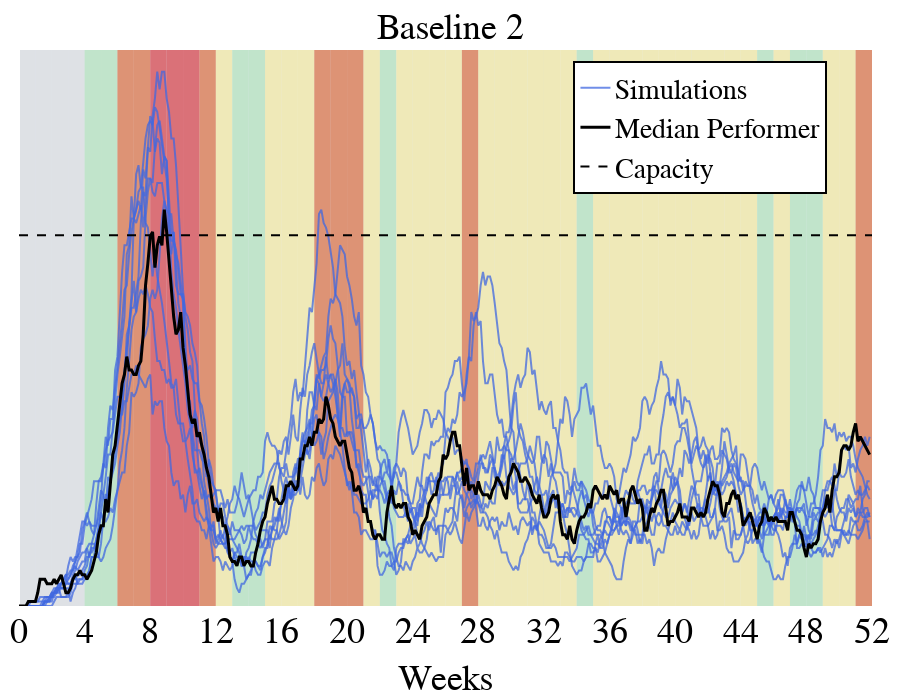

Source (notebook cell):
### Code cell
ord_res, ord_act, ord_cost = list(zip(*sorted(zip(results, np.array(sims)[:,1], sims_costs), key=lambda x: x[1])))
make_beds_graph(ord_res, ord_act, 7, f'../../data/MCTS_Results/plots/{name}', make_df=False)

### Figure 1 — Plotly figure (JSON) as saved in the notebook; plotly's stock layout.template omitted (floating-point values rounded to 4 significant figures; data arrays with more than 128 entries replaced by an {"elided": "..."} marker saying what was removed)
{"data": [{"line": {"color": "rgb(0.25, 0.41, 0.88)", "width": 2}, "name": "Simulations", "opacity": 0.75, "type": "scatter", "x": {"elided": "365 int values"}, "y": {"elided": "364 float values"}}, {"line": {"color": "rgb(0.25, 0.41, 0.88)", "width": 2}, "opacity": 0.75, "showlegend": false, "type": "scatter", "x": {"elided": "365 int values"}, "y": {"elided": "364 float values"}}, {"line": {"color": "rgb(0.25, 0.41, 0.88)", "width": 2}, "opacity": 0.75, "showlegend": false, "type": "scatter", "x": {"elided": "365 int values"}, "y": {"elided": "364 float values"}}, {"line": {"color": "rgb(0.25, 0.41, 0.88)", "width": 2}, "opacity": 0.75, "showlegend": false, "type": "scatter", "x": {"elided": "365 int values"}, "y": {"elided": "364 float values"}}, {"line": {"color": "rgb(0.25, 0.41, 0.88)", "width": 2}, "opacity": 0.75, "showlegend": false, "type": "scatter", "x": {"elided": "365 int values"}, "y": {"elided": "364 float values"}}, {"line": {"color": "rgb(0.25, 0.41, 0.88)", "width": 2}, "opacity": 0.75, "showlegend": false, "type": "scatter", "x": {"elided": "365 int values"}, "y": {"elided": "364 float values"}}, {"line": {"color": "rgb(0.25, 0.41, 0.88)", "width": 2}, "opacity": 0.75, "showlegend": false, "type": "scatter", "x": {"elided": "365 int values"}, "y": {"elided": "364 float values"}}, {"line": {"color": "rgb(0.25, 0.41, 0.88)", "width": 2}, "opacity": 0.75, "showlegend": false, "type": "scatter", "x": {"elided": "365 int values"}, "y": {"elided": "364 float values"}}, {"line": {"color": "rgb(0.25, 0.41, 0.88)", "width": 2}, "opacity": 0.75, "showlegend": false, "type": "scatter", "x": {"elided": "365 int values"}, "y": {"elided": "364 float values"}}, {"line": {"color": "black", "width": 3}, "name": "Median Performer", "type": "scatter", "x": {"elided": "365 int values"}, "y": {"elided": "364 float values"}}, {"line": {"color": "black", "dash": "dash", "width": 2}, "name": "Capacity", "type": "scatter", "x": {"elided": "365 int values"}, "y": {"elided": "365 float values"}}], "layout": {"autosize": false, "font": {"color": "black", "family": "sans-serif"}, "height": 700, "hovermode": "x", "legend": {"bgcolor": "white", "bordercolor": "Black", "borderwidth": 2, "font": {"color": "black", "family": "sans-serif", "size": 28}, "traceorder": "normal", "x": 0.65, "y": 0.98}, "margin": {"b": 50, "l": 10, "pad": 0, "r": 10, "t": 50}, "shapes": [{"fillcolor": "rgb(0.86, 0.86, 0.86)", "layer": "below", "line": {"width": 0}, "opacity": 0.6, "type": "rect", "x0": 0, "x1": 7, "xref": "x", "y0": 0, "y1": 1, "yref": "paper"}, {"fillcolor": "rgb(0.86, 0.86, 0.86)", "layer": "below", "line": {"width": 0}, "opacity": 0.6, "type": "rect", "x0": 7, "x1": 14, "xref": "x", "y0": 0, "y1": 1, "yref": "paper"}, {"fillcolor": "rgb(0.86, 0.86, 0.86)", "layer": "below", "line": {"width": 0}, "opacity": 0.6, "type": "rect", "x0": 14, "x1": 21, "xref": "x", "y0": 0, "y1": 1, "yref": "paper"}, {"fillcolor": "rgb(0.86, 0.86, 0.86)", "layer": "below", "line": {"width": 0}, "opacity": 0.6, "type": "rect", "x0": 21, "x1": 28, "xref": "x", "y0": 0, "y1": 1, "yref": "paper"}, {"fillcolor": "rgb(0.67, 0.88, 0.69)", "layer": "below", "line": {"width": 0}, "opacity": 0.6, "type": "rect", "x0": 28, "x1": 35, "xref": "x", "y0": 0, "y1": 1, "yref": "paper"}, {"fillcolor": "rgb(0.67, 0.88, 0.69)", "layer": "below", "line": {"width": 0}, "opacity": 0.6, "type": "rect", "x0": 35, "x1": 42, "xref": "x", "y0": 0, "y1": 1, "yref": "paper"}, {"fillcolor": "rgb(0.85, 0.35, 0.13)", "layer": "below", "line": {"width": 0}, "opacity": 0.6, "type": "rect", "x0": 42, "x1": 49, "xref": "x", "y0": 0, "y1": 1, "yref": "paper"}, {"fillcolor": "rgb(0.85, 0.35, 0.13)", "layer": "below", "line": {"width": 0}, "opacity": 0.6, "type": "rect", "x0": 49, "x1": 56, "xref": "x", "y0": 0, "y1": 1, "yref": "paper"}, {"fillcolor": "rgb(0.83, 0.13, 0.15)", "layer": "below", "line": {"width": 0}, "opacity": 0.6, "type": "rect", "x0": 56, "x1": 63, "xref": "x", "y0": 0, "y1": 1, "yref": "paper"}, {"fillcolor": "rgb(0.83, 0.13, 0.15)", "layer": "below", "line": {"width": 0}, "opacity": 0.6, "type": "rect", "x0": 63, "x1": 70, "xref": "x", "y0": 0, "y1": 1, "yref": "paper"}, {"fillcolor": "rgb(0.83, 0.13, 0.15)", "layer": "below", "line": {"width": 0}, "opacity": 0.6, "type": "rect", "x0": 70, "x1": 77, "xref": "x", "y0": 0, "y1": 1, "yref": "paper"}, {"fillcolor": "rgb(0.85, 0.35, 0.13)", "layer": "below", "line": {"width": 0}, "opacity": 0.6, "type": "rect", "x0": 77, "x1": 84, "xref": "x", "y0": 0, "y1": 1, "yref": "paper"}, {"fillcolor": "rgb(0.97, 0.91, 0.56)", "layer": "below", "line": {"width": 0}, "opacity": 0.6, "type": "rect", "x0": 84, "x1": 91, "xref": "x", "y0": 0, "y1": 1, "yref": "paper"}, {"fillcolor": "rgb(0.67, 0.88, 0.69)", "layer": "below", "line": {"width": 0}, "opacity": 0.6, "type": "rect", "x0": 91, "x1": 98, "xref": "x", "y0": 0, "y1": 1, "yref": "paper"}, {"fillcolor": "rgb(0.67, 0.88, 0.69)", "layer": "below", "line": {"width": 0}, "opacity": 0.6, "type": "rect", "x0": 98, "x1": 105, "xref": "x", "y0": 0, "y1": 1, "yref": "paper"}, {"fillcolor": "rgb(0.97, 0.91, 0.56)", "layer": "below", "line": {"width": 0}, "opacity": 0.6, "type": "rect", "x0": 105, "x1": 112, "xref": "x", "y0": 0, "y1": 1, "yref": "paper"}, {"fillcolor": "rgb(0.97, 0.91, 0.56)", "layer": "below", "line": {"width": 0}, "opacity": 0.6, "type": "rect", "x0": 112, "x1": 119, "xref": "x", "y0": 0, "y1": 1, "yref": "paper"}, {"fillcolor": "rgb(0.97, 0.91, 0.56)", "layer": "below", "line": {"width": 0}, "opacity": 0.6, "type": "rect", "x0": 119, "x1": 126, "xref": "x", "y0": 0, "y1": 1, "yref": "paper"}, {"fillcolor": "rgb(0.85, 0.35, 0.13)", "layer": "below", "line": {"width": 0}, "opacity": 0.6, "type": "rect", "x0": 126, "x1": 133, "xref": "x", "y0": 0, "y1": 1, "yref": "paper"}, {"fillcolor": "rgb(0.85, 0.35, 0.13)", "layer": "below", "line": {"width": 0}, "opacity": 0.6, "type": "rect", "x0": 133, "x1": 140, "xref": "x", "y0": 0, "y1": 1, "yref": "paper"}, {"fillcolor": "rgb(0.85, 0.35, 0.13)", "layer": "below", "line": {"width": 0}, "opacity": 0.6, "type": "rect", "x0": 140, "x1": 147, "xref": "x", "y0": 0, "y1": 1, "yref": "paper"}, {"fillcolor": "rgb(0.97, 0.91, 0.56)", "layer": "below", "line": {"width": 0}, "opacity": 0.6, "type": "rect", "x0": 147, "x1": 154, "xref": "x", "y0": 0, "y1": 1, "yref": "paper"}, {"fillcolor": "rgb(0.67, 0.88, 0.69)", "layer": "below", "line": {"width": 0}, "opacity": 0.6, "type": "rect", "x0": 154, "x1": 161, "xref": "x", "y0": 0, "y1": 1, "yref": "paper"}, {"fillcolor": "rgb(0.97, 0.91, 0.56)", "layer": "below", "line": {"width": 0}, "opacity": 0.6, "type": "rect", "x0": 161, "x1": 168, "xref": "x", "y0": 0, "y1": 1, "yref": "paper"}, {"fillcolor": "rgb(0.97, 0.91, 0.56)", "layer": "below", "line": {"width": 0}, "opacity": 0.6, "type": "rect", "x0": 168, "x1": 175, "xref": "x", "y0": 0, "y1": 1, "yref": "paper"}, {"fillcolor": "rgb(0.97, 0.91, 0.56)", "layer": "below", "line": {"width": 0}, "opacity": 0.6, "type": "rect", "x0": 175, "x1": 182, "xref": "x", "y0": 0, "y1": 1, "yref": "paper"}, {"fillcolor": "rgb(0.97, 0.91, 0.56)", "layer": "below", "line": {"width": 0}, "opacity": 0.6, "type": "rect", "x0": 182, "x1": 189, "xref": "x", "y0": 0, "y1": 1, "yref": "paper"}, {"fillcolor": "rgb(0.85, 0.35, 0.13)", "layer": "below", "line": {"width": 0}, "opacity": 0.6, "type": "rect", "x0": 189, "x1": 196, "xref": "x", "y0": 0, "y1": 1, "yref": "paper"}, {"fillcolor": "rgb(0.97, 0.91, 0.56)", "layer": "below", "line": {"width": 0}, "opacity": 0.6, "type": "rect", "x0": 196, "x1": 203, "xref": "x", "y0": 0, "y1": 1, "yref": "paper"}, {"fillcolor": "rgb(0.97, 0.91, 0.56)", "layer": "below", "line": {"width": 0}, "opacity": 0.6, "type": "rect", "x0": 203, "x1": 210, "xref": "x", "y0": 0, "y1": 1, "yref": "paper"}, {"fillcolor": "rgb(0.97, 0.91, 0.56)", "layer": "below", "line": {"width": 0}, "opacity": 0.6, "type": "rect", "x0": 210, "x1": 217, "xref": "x", "y0": 0, "y1": 1, "yref": "paper"}, {"fillcolor": "rgb(0.97, 0.91, 0.56)", "layer": "below", "line": {"width": 0}, "opacity": 0.6, "type": "rect", "x0": 217, "x1": 224, "xref": "x", "y0": 0, "y1": 1, "yref": "paper"}, {"fillcolor": "rgb(0.97, 0.91, 0.56)", "layer": "below", "line": {"width": 0}, "opacity": 0.6, "type": "rect", "x0": 224, "x1": 231, "xref": "x", "y0": 0, "y1": 1, "yref": "paper"}, {"fillcolor": "rgb(0.97, 0.91, 0.56)", "layer": "below", "line": {"width": 0}, "opacity": 0.6, "type": "rect", "x0": 231, "x1": 238, "xref": "x", "y0": 0, "y1": 1, "yref": "paper"}, {"fillcolor": "rgb(0.67, 0.88, 0.69)", "layer": "below", "line": {"width": 0}, "opacity": 0.6, "type": "rect", "x0": 238, "x1": 245, "xref": "x", "y0": 0, "y1": 1, "yref": "paper"}, {"fillcolor": "rgb(0.97, 0.91, 0.56)", "layer": "below", "line": {"width": 0}, "opacity": 0.6, "type": "rect", "x0": 245, "x1": 252, "xref": "x", "y0": 0, "y1": 1, "yref": "paper"}, {"fillcolor": "rgb(0.97, 0.91, 0.56)", "layer": "below", "line": {"width": 0}, "opacity": 0.6, "type": "rect", "x0": 252, "x1": 259, "xref": "x", "y0": 0, "y1": 1, "yref": "paper"}, {"fillcolor": "rgb(0.97, 0.91, 0.56)", "layer": "below", "line": {"width": 0}, "opacity": 0.6, "type": "rect", "x0": 259, "x1": 266, "xref": "x", "y0": 0, "y1": 1, "yref": "paper"}, {"fillcolor": "rgb(0.97, 0.91, 0.56)", "layer": "below", "line": {"width": 0}, "opacity": 0.6, "type": "rect", "x0": 266, "x1": 273, "xref": "x", "y0": 0, "y1": 1, "yref": "paper"}, {"fillcolor": "rgb(0.97, 0.91, 0.56)", "layer": "below", "line": {"width": 0}, "opacity": 0.6, "type": "rect", "x0": 273, "x1": 280, "xref": "x", "y0": 0, "y1": 1, "yref": "paper"}, {"fillcolor": "rgb(0.97, 0.91, 0.56)", "layer": "below", "line": {"width": 0}, "opacity": 0.6, "type": "rect", "x0": 280, "x1": 287, "xref": "x", "y0": 0, "y1": 1, "yref": "paper"}, {"fillcolor": "rgb(0.97, 0.91, 0.56)", "layer": "below", "line": {"width": 0}, "opacity": 0.6, "type": "rect", "x0": 287, "x1": 294, "xref": "x", "y0": 0, "y1": 1, "yref": "paper"}, {"fillcolor": "rgb(0.97, 0.91, 0.56)", "layer": "below", "line": {"width": 0}, "opacity": 0.6, "type": "rect", "x0": 294, "x1": 301, "xref": "x", "y0": 0, "y1": 1, "yref": "paper"}, {"fillcolor": "rgb(0.97, 0.91, 0.56)", "layer": "below", "line": {"width": 0}, "opacity": 0.6, "type": "rect", "x0": 301, "x1": 308, "xref": "x", "y0": 0, "y1": 1, "yref": "paper"}, {"fillcolor": "rgb(0.97, 0.91, 0.56)", "layer": "below", "line": {"width": 0}, "opacity": 0.6, "type": "rect", "x0": 308, "x1": 315, "xref": "x", "y0": 0, "y1": 1, "yref": "paper"}, {"fillcolor": "rgb(0.67, 0.88, 0.69)", "layer": "below", "line": {"width": 0}, "opacity": 0.6, "type": "rect", "x0": 315, "x1": 322, "xref": "x", "y0": 0, "y1": 1, "yref": "paper"}, {"fillcolor": "rgb(0.97, 0.91, 0.56)", "layer": "below", "line": {"width": 0}, "opacity": 0.6, "type": "rect", "x0": 322, "x1": 329, "xref": "x", "y0": 0, "y1": 1, "yref": "paper"}, {"fillcolor": "rgb(0.67, 0.88, 0.69)", "layer": "below", "line": {"width": 0}, "opacity": 0.6, "type": "rect", "x0": 329, "x1": 336, "xref": "x", "y0": 0, "y1": 1, "yref": "paper"}, {"fillcolor": "rgb(0.67, 0.88, 0.69)", "layer": "below", "line": {"width": 0}, "opacity": 0.6, "type": "rect", "x0": 336, "x1": 343, "xref": "x", "y0": 0, "y1": 1, "yref": "paper"}, {"fillcolor": "rgb(0.97, 0.91, 0.56)", "layer": "below", "line": {"width": 0}, "opacity": 0.6, "type": "rect", "x0": 343, "x1": 350, "xref": "x", "y0": 0, "y1": 1, "yref": "paper"}, {"fillcolor": "rgb(0.97, 0.91, 0.56)", "layer": "below", "line": {"width": 0}, "opacity": 0.6, "type": "rect", "x0": 350, "x1": 357, "xref": "x", "y0": 0, "y1": 1, "yref": "paper"}, {"fillcolor": "rgb(0.85, 0.35, 0.13)", "layer": "below", "line": {"width": 0}, "opacity": 0.6, "type": "rect", "x0": 357, "x1": 364, "xref": "x", "y0": 0, "y1": 1, "yref": "paper"}], "showlegend": true, "title": {"font": {"size": 36}, "text": "Baseline 2", "x": 0.5, "xanchor": "center", "y": 0.98, "yanchor": "top"}, "width": 900, "xaxis": {"showgrid": false, "tickfont": {"size": 36}, "tickmode": "array", "ticktext": [0, 4, 8, 12, 16, 20, 24, 28, 32, 36, 40, 44, 48, 52], "tickvals": [0, 28, 56, 84, 112, 140, 168, 196, 224, 252, 280, 308, 336, 364], "title": {"font": {"size": 36}, "text": "Weeks"}}, "yaxis": {"automargin": true, "range": [0, 0.00225], "showgrid": false, "showticklabels": false, "tickfont": {"size": 36}, "title": {"font": {"size": 36}}, "zeroline": false}}}
